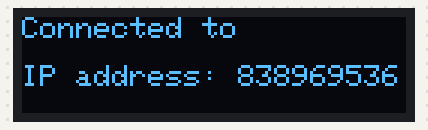
Recording of a sketch running on a simulated ESP8266 (NodeMCU). Shown: 128×32 one-colour display. WiFi joins after 1.5 s; servers stay silent unless stated; the display library's start-up logo is not drawn; what the sketch prints to the serial monitor is not drawn.

Above: at 2.2 s.

The sketch:

oled_ip_test.ino
```cpp
#include <ESP8266WiFi.h>
#include <SPI.h>
#include <Wire.h>
#include <Adafruit_GFX.h>
#include <Adafruit_SSD1306.h>
#define OLED_RESET 4
Adafruit_SSD1306 display(OLED_RESET);
char ch[12]="";
WiFiClient client;
WiFiServer server(80);
String request;
int MotorAip1 = D6;
int MotorAip2 = D5;
// motor two

void frw();
void rgt();
void rw();
void stp();
void lft();
//Left motor
int MotorBip1 = D4;
int MotorBip2 = D3;
int led = D0;
void setup()
{
  // put your setup code here, to run once:
  Serial.begin(9600);
  WiFi.begin("LAPTOP", "7879900833");
  Serial.begin(115200);
  delay(100);

  // initialize the button pin as a input:

  // SSD1306_SWITCHCAPVCC = generate display voltage from 3.3V internally
  display.begin(SSD1306_SWITCHCAPVCC, 0x3C); // Address 0x3C for 128x32

  // Show initial display buffer contents on the screen --
  // the library initializes this with an Adafruit splash screen.
  display.display();
  delay(2000); // Pause for 2 seconds

  // Clear the buffer.
  display.clearDisplay();

  // We start by connecting to a WiFi network
  Serial.println();
  Serial.println();
  Serial.print("Connecting to ");

  while (WiFi.status() != WL_CONNECTED) {
    delay(500);
    Serial.print(".");
  }

  Serial.println("");
  Serial.println("WiFi connected");
  Serial.println("IP address: ");
  Serial.println(WiFi.localIP());

  display.setTextSize(1);
  display.setTextColor(WHITE);
  display.setCursor(0,0);
  display.print("Connected to ");
  display.setCursor(0,16);
  display.print("IP address: ");
  long int ip=WiFi.localIP();
  display.println(ip);
  display.display();
  delay(2000);
}
void loop()
{

}
```
